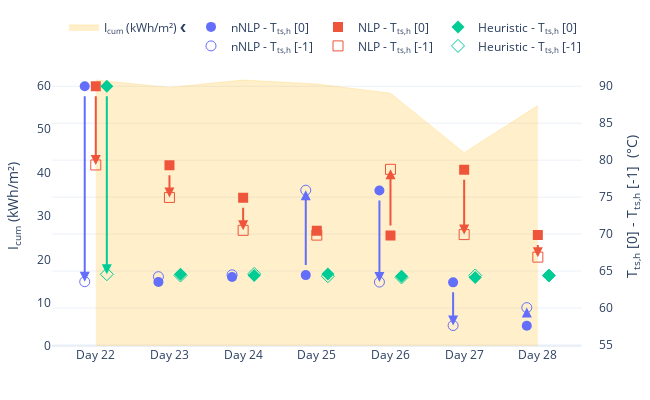

The notebook cell this image was saved under:
### Code cell
fig = paired_variable_plot(
    df=daily_sim_dfs,
    var1_col='Tts_h_t_first',
    var1_label='T<sub>ts,h</sub> [0]',
    var2_col='Tts_h_t_last',
    var2_label='T<sub>ts,h</sub> [-1]',
    var_unit='°C',
    bg_var_col='daily_cumulative_I',
    bg_var_label='I<sub>cum</sub> (kWh/m²)',
    alt_labels=alt_labels,
    spacing=0.15,
    
    # Additional layout kwargs
    # title='Comparison of Value1 vs Value2',
    width=650,
    height=400,
    template='plotly_white',
    margin=dict(l=50, r=50, t=50, b=50),
    xaxis_showgrid=False,
    xaxis_zeroline=False,
)

fig.show()

### Figure 1 — Plotly figure (JSON) as saved in the notebook; plotly's stock layout.template omitted (floating-point values rounded to 4 significant figures)
{"data": [{"fill": "tozeroy", "fillcolor": "rgba(254, 203, 82, 0.3)", "line": {"color": "#FECB52", "dash": "solid", "width": 0.3}, "marker": {"color": "#FECB52", "size": 8}, "mode": "lines", "name": "I<sub>cum</sub> (kWh/m²) ❮", "showlegend": true, "textposition": "top center", "type": "scatter", "x": [0, 1, 2, 3, 4, 5, 6], "y": [61.37, 59.67, 61.36, 60.44, 58.33, 44.6, 55.48]}, {"hovertemplate": "nNLP<br>%{text}<br>Tts_h_t_first: %{y}<extra></extra>", "legendgroup": "nNLP", "marker": {"color": "#636EFA", "size": 10, "symbol": "circle"}, "mode": "markers", "name": "nNLP - T<sub>ts,h</sub> [0]", "type": "scatter", "x": [-0.15, 0.85, 1.85, 2.85, 3.85, 4.85, 5.85], "y": [90.0, 63.52, 64.2, 64.45, 75.89, 63.47, 57.6], "yaxis": "y2"}, {"hovertemplate": "nNLP<br>None: %{text}<br>Tts_h_t_last: %{y}<extra></extra>", "legendgroup": "nNLP", "marker": {"color": "#636EFA", "size": 10, "symbol": "circle-open"}, "mode": "markers", "name": "nNLP - T<sub>ts,h</sub> [-1]", "type": "scatter", "x": [-0.15, 0.85, 1.85, 2.85, 3.85, 4.85, 5.85], "y": [63.56, 64.24, 64.49, 75.94, 63.51, 57.63, 60.05], "yaxis": "y2"}, {"hovertemplate": "NLP<br>%{text}<br>Tts_h_t_first: %{y}<extra></extra>", "legendgroup": "NLP", "marker": {"color": "#EF553B", "size": 10, "symbol": "square"}, "mode": "markers", "name": "NLP - T<sub>ts,h</sub> [0]", "type": "scatter", "x": [0, 1, 2, 3, 4, 5, 6], "y": [90.0, 79.3, 74.91, 70.46, 69.82, 78.7, 69.89], "yaxis": "y2"}, {"hovertemplate": "NLP<br>None: %{text}<br>Tts_h_t_last: %{y}<extra></extra>", "legendgroup": "NLP", "marker": {"color": "#EF553B", "size": 10, "symbol": "square-open"}, "mode": "markers", "name": "NLP - T<sub>ts,h</sub> [-1]", "type": "scatter", "x": [0, 1, 2, 3, 4, 5, 6], "y": [79.35, 74.96, 70.51, 69.86, 78.76, 69.93, 66.88], "yaxis": "y2"}, {"hovertemplate": "Heuristic<br>%{text}<br>Tts_h_t_first: %{y}<extra></extra>", "legendgroup": "Heuristic", "marker": {"color": "#00CC96", "size": 10, "symbol": "diamond"}, "mode": "markers", "name": "Heuristic - T<sub>ts,h</sub> [0]", "type": "scatter", "x": [0.15, 1.15, 2.15, 3.15, 4.15, 5.15, 6.15], "y": [89.99, 64.56, 64.39, 64.61, 64.3, 64.13, 64.4, 64.39], "yaxis": "y2"}, {"hovertemplate": "Heuristic<br>None: %{text}<br>Tts_h_t_last: %{y}<extra></extra>", "legendgroup": "Heuristic", "marker": {"color": "#00CC96", "size": 10, "symbol": "diamond-open"}, "mode": "markers", "name": "Heuristic - T<sub>ts,h</sub> [-1]", "type": "scatter", "x": [0.15, 1.15, 2.15, 3.15, 4.15, 5.15, 6.15], "y": [64.57, 64.4, 64.61, 64.3, 64.14, 64.4, 64.39, 64.39], "yaxis": "y2"}], "layout": {"annotations": [{"arrowcolor": "#636EFA", "arrowhead": 2, "arrowsize": 1, "arrowwidth": 2, "ax": -0.15, "axref": "x", "ay": 90, "ayref": "y2", "opacity": 1, "showarrow": true, "x": -0.15, "xref": "x", "y": 63.56, "yref": "y2"}, {"arrowcolor": "#636EFA", "arrowhead": 2, "arrowsize": 1, "arrowwidth": 2, "ax": 0.85, "axref": "x", "ay": 63.52, "ayref": "y2", "opacity": 1, "showarrow": true, "x": 0.85, "xref": "x", "y": 64.24, "yref": "y2"}, {"arrowcolor": "#636EFA", "arrowhead": 2, "arrowsize": 1, "arrowwidth": 2, "ax": 1.85, "axref": "x", "ay": 64.2, "ayref": "y2", "opacity": 1, "showarrow": true, "x": 1.85, "xref": "x", "y": 64.49, "yref": "y2"}, {"arrowcolor": "#636EFA", "arrowhead": 2, "arrowsize": 1, "arrowwidth": 2, "ax": 2.85, "axref": "x", "ay": 64.45, "ayref": "y2", "opacity": 1, "showarrow": true, "x": 2.85, "xref": "x", "y": 75.94, "yref": "y2"}, {"arrowcolor": "#636EFA", "arrowhead": 2, "arrowsize": 1, "arrowwidth": 2, "ax": 3.85, "axref": "x", "ay": 75.89, "ayref": "y2", "opacity": 1, "showarrow": true, "x": 3.85, "xref": "x", "y": 63.51, "yref": "y2"}, {"arrowcolor": "#636EFA", "arrowhead": 2, "arrowsize": 1, "arrowwidth": 2, "ax": 4.85, "axref": "x", "ay": 63.47, "ayref": "y2", "opacity": 1, "showarrow": true, "x": 4.85, "xref": "x", "y": 57.63, "yref": "y2"}, {"arrowcolor": "#636EFA", "arrowhead": 2, "arrowsize": 1, "arrowwidth": 2, "ax": 5.85, "axref": "x", "ay": 57.6, "ayref": "y2", "opacity": 1, "showarrow": true, "x": 5.85, "xref": "x", "y": 60.05, "yref": "y2"}, {"arrowcolor": "#EF553B", "arrowhead": 2, "arrowsize": 1, "arrowwidth": 2, "ax": 0, "axref": "x", "ay": 90, "ayref": "y2", "opacity": 1, "showarrow": true, "x": 0, "xref": "x", "y": 79.35, "yref": "y2"}, {"arrowcolor": "#EF553B", "arrowhead": 2, "arrowsize": 1, "arrowwidth": 2, "ax": 1, "axref": "x", "ay": 79.3, "ayref": "y2", "opacity": 1, "showarrow": true, "x": 1, "xref": "x", "y": 74.96, "yref": "y2"}, {"arrowcolor": "#EF553B", "arrowhead": 2, "arrowsize": 1, "arrowwidth": 2, "ax": 2, "axref": "x", "ay": 74.91, "ayref": "y2", "opacity": 1, "showarrow": true, "x": 2, "xref": "x", "y": 70.51, "yref": "y2"}, {"arrowcolor": "#EF553B", "arrowhead": 2, "arrowsize": 1, "arrowwidth": 2, "ax": 3, "axref": "x", "ay": 70.46, "ayref": "y2", "opacity": 1, "showarrow": true, "x": 3, "xref": "x", "y": 69.86, "yref": "y2"}, {"arrowcolor": "#EF553B", "arrowhead": 2, "arrowsize": 1, "arrowwidth": 2, "ax": 4, "axref": "x", "ay": 69.82, "ayref": "y2", "opacity": 1, "showarrow": true, "x": 4, "xref": "x", "y": 78.76, "yref": "y2"}, {"arrowcolor": "#EF553B", "arrowhead": 2, "arrowsize": 1, "arrowwidth": 2, "ax": 5, "axref": "x", "ay": 78.7, "ayref": "y2", "opacity": 1, "showarrow": true, "x": 5, "xref": "x", "y": 69.93, "yref": "y2"}, {"arrowcolor": "#EF553B", "arrowhead": 2, "arrowsize": 1, "arrowwidth": 2, "ax": 6, "axref": "x", "ay": 69.89, "ayref": "y2", "opacity": 1, "showarrow": true, "x": 6, "xref": "x", "y": 66.88, "yref": "y2"}, {"arrowcolor": "#00CC96", "arrowhead": 2, "arrowsize": 1, "arrowwidth": 2, "ax": 0.15, "axref": "x", "ay": 89.99, "ayref": "y2", "opacity": 1, "showarrow": true, "x": 0.15, "xref": "x", "y": 64.57, "yref": "y2"}, {"arrowcolor": "#00CC96", "arrowhead": 2, "arrowsize": 1, "arrowwidth": 2, "ax": 1.15, "axref": "x", "ay": 64.56, "ayref": "y2", "opacity": 1, "showarrow": true, "x": 1.15, "xref": "x", "y": 64.4, "yref": "y2"}, {"arrowcolor": "#00CC96", "arrowhead": 2, "arrowsize": 1, "arrowwidth": 2, "ax": 2.15, "axref": "x", "ay": 64.39, "ayref": "y2", "opacity": 1, "showarrow": true, "x": 2.15, "xref": "x", "y": 64.61, "yref": "y2"}, {"arrowcolor": "#00CC96", "arrowhead": 2, "arrowsize": 1, "arrowwidth": 2, "ax": 3.15, "axref": "x", "ay": 64.61, "ayref": "y2", "opacity": 1, "showarrow": true, "x": 3.15, "xref": "x", "y": 64.3, "yref": "y2"}, {"arrowcolor": "#00CC96", "arrowhead": 2, "arrowsize": 1, "arrowwidth": 2, "ax": 4.15, "axref": "x", "ay": 64.3, "ayref": "y2", "opacity": 1, "showarrow": true, "x": 4.15, "xref": "x", "y": 64.14, "yref": "y2"}, {"arrowcolor": "#00CC96", "arrowhead": 2, "arrowsize": 1, "arrowwidth": 2, "ax": 5.15, "axref": "x", "ay": 64.13, "ayref": "y2", "opacity": 1, "showarrow": true, "x": 5.15, "xref": "x", "y": 64.4, "yref": "y2"}, {"arrowcolor": "#00CC96", "arrowhead": 2, "arrowsize": 1, "arrowwidth": 2, "ax": 6.15, "axref": "x", "ay": 64.4, "ayref": "y2", "opacity": 1, "showarrow": true, "x": 6.15, "xref": "x", "y": 64.39, "yref": "y2"}], "height": 400, "hovermode": "closest", "legend": {"orientation": "h", "x": 0.5, "xanchor": "center", "y": 1.02, "yanchor": "bottom"}, "margin": {"b": 50, "l": 50, "r": 50, "t": 50}, "width": 650, "xaxis": {"domain": [0, 0.97], "showgrid": false, "tickmode": "array", "ticktext": ["Day 22", "Day 23", "Day 24", "Day 25", "Day 26", "Day 27", "Day 28"], "tickvals": [0, 1, 2, 3, 4, 5, 6], "title": {"text": ""}, "type": "linear", "zeroline": false}, "yaxis": {"showgrid": false, "title": {"text": "I<sub>cum</sub> (kWh/m²)"}}, "yaxis2": {"overlaying": "y", "position": 1, "showgrid": true, "side": "right", "title": {"text": "T<sub>ts,h</sub> [0] - T<sub>ts,h</sub> [-1]  (°C)"}}}}
